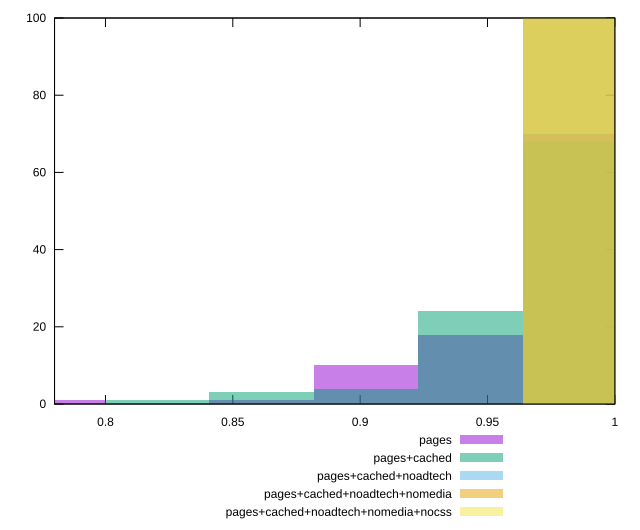

This chart was generated by the following gnuplot code:
reset

$pages <<EOF
0.9022886040237659 10
0.8612754856590493 1
0.779249248929616 1
0.9843148407531992 70
0.9433017223884825 18
EOF

$pagesCached <<EOF
0.8612754856590493 3
0.9022886040237659 4
0.9433017223884825 24
0.9843148407531992 68
0.8202623672943327 1
EOF

$pagesCachedNoadtech <<EOF
0.9843148407531992 100
EOF

$pagesCachedNoadtechNomedia <<EOF
0.9843148407531992 100
EOF

$pagesCachedNoadtechNomediaNocss <<EOF
0.9843148407531992 100
EOF

set key outside below
set boxwidth 0.04101311836471663
set xrange [0.78:1]
set yrange [0:100]
set trange [0:100]
set style fill transparent solid 0.5 noborder
set terminal svg size 640, 530 enhanced background rgb 'white'
set output "report_00019_2021-02-10T18-14-37.922Z//bootup-time/comparison/histogram/all_score.svg"

plot $pages title "pages" with boxes, \
     $pagesCached title "pages+cached" with boxes, \
     $pagesCachedNoadtech title "pages+cached+noadtech" with boxes, \
     $pagesCachedNoadtechNomedia title "pages+cached+noadtech+nomedia" with boxes, \
     $pagesCachedNoadtechNomediaNocss title "pages+cached+noadtech+nomedia+nocss" with boxes

reset
